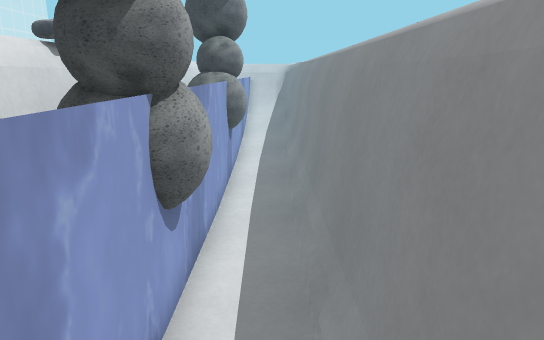
[1] (above)

12 first-person views from a walk through a Godot game level. The camera is 1.5 m above the floor, tilts 14° down and sees 70° across. The floor is counted in squares, 0.5 m on a side. Each view is taken from the middle of a square. On the plan, view 1 faces up. The plan holds only what a view shows up to about 20 squares ahead; the rest is blank. The place goes on beyond the plan. Flat picture figures and markers are not drawn. Some surface patterns are stand-ins.

[2]
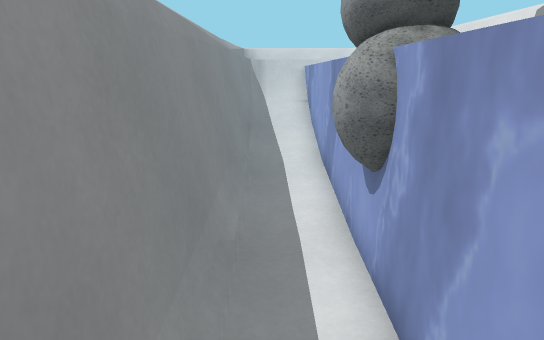

[3]
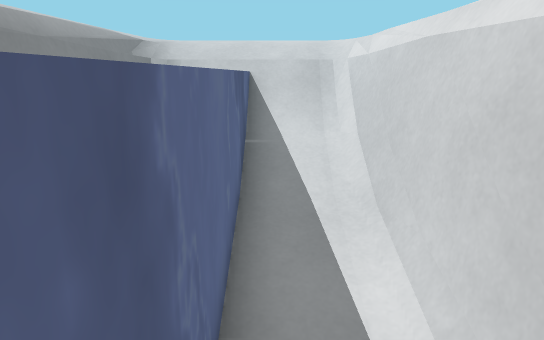

[4]
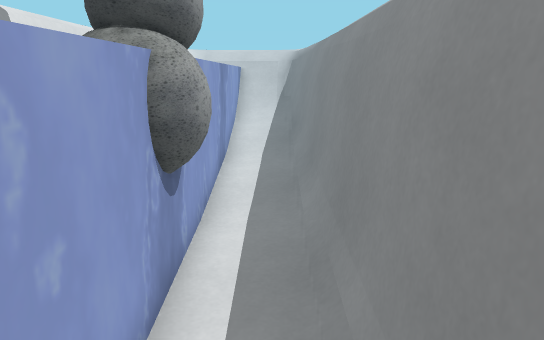

[5]
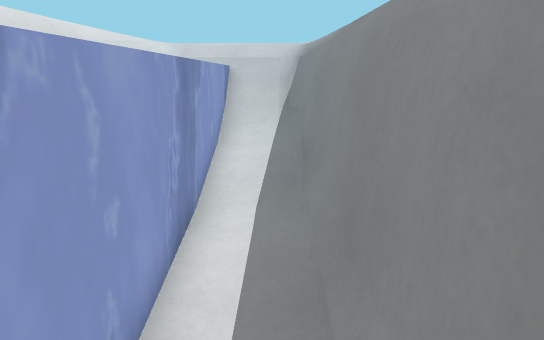

[6]
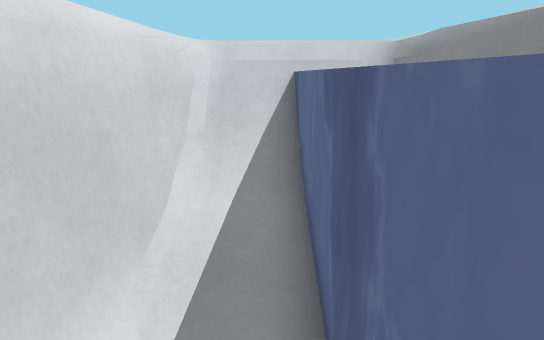

[7]
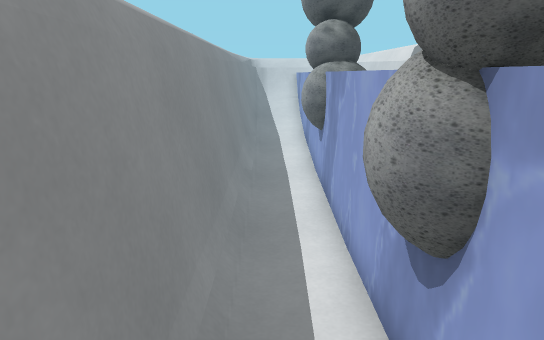

[8]
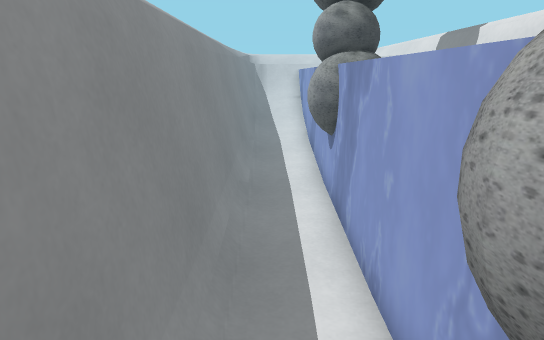

[9]
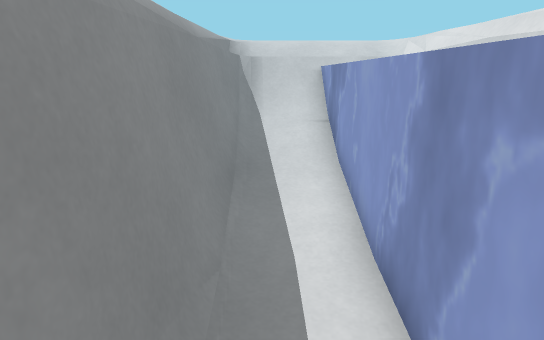

[10]
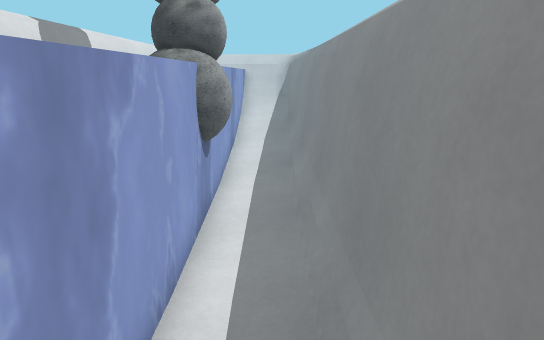

[11]
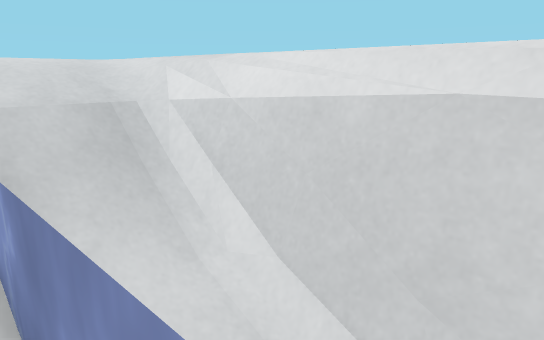

[12]
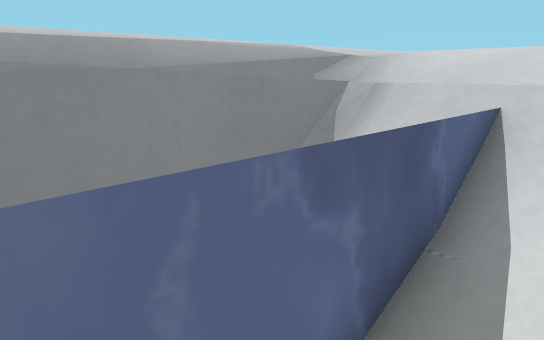

### Floor plan
Key: @ floor where view 1 was taken; # wall or solid block; . main floor; : floor 0.25 m higher than the main floor; + floor 0.5 m higher than the main floor; * floor 2 m higher than the main floor; / step, stairs or slope; = window, fence, low wall or low ledge.
Columns run from 5 left of view 1 to 2 right of it. Each row starts with its distance up from view 1.
 29  ******
 28  /****/
 27  /////
 26  =////=#
 25 #=////=#
 24 #=////=#
 23 #=++++=#
 22 #=++++##
 21 ##::::##
 20 #=::::#
 19  =  ::#
 18  =  ::#
 17  = ...#
 16     ..#
 15    #..#
 14    ##.#
 13   ###.#
 12    #..#
 11     ..#
 10     ..#
  9  =  ..#
  8  =  ..#
  7  = #..#
  6  =###.#
  5   ###.#
  4    #..#
  3  = ...#
  2  =  ::#
  1  =  ::#
  0 #=:::@#
 -1 ##::::##
 -2 ##++++##
 -3 #=++++=#
 -4 #=////=#
 -5 #=////=#
 -6 #=////==
 -7  /////##
 -8  /*****
 -9  ******

Where each view was taken, in squares from view 1:
view 1: 0 up, 0 right, facing up
view 2: 11 up, 0 right, facing down
view 3: 3 up, 2 left, facing down
view 4: 8 up, 0 right, facing up
view 5: 13 up, 0 right, facing up
view 6: 17 up, 2 left, facing up
view 7: 17 up, 0 right, facing down
view 8: 15 up, 0 right, facing down
view 9: 5 up, 0 right, facing down
view 10: 5 up, 0 right, facing up
view 11: 2 down, 1 left, facing down-left
view 12: 1 down, 3 left, facing down-right
